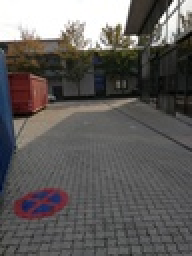
%> input picture images/bild2.jpg, 96 x 128 px, shrunk from 480 x 640 before the run, given in place of checkers.jpg, which was not available (shown 2 times larger)
$ octave FeatureExtraction.m   (GNU Octave 9; MATLAB toolbox functions it lacks are replaced by stand-ins)
%> lines starting %> are read from the running program, lines starting %| are printed output that depends on the picture; pictures that were not available may be replaced by others from this repository, and a replacement may not be noted
% Todo: Gaussian low-pass the image
clc;
workingDir = pwd;
cd(workingDir);

% Load images
fCheckers=imread('images\checkers.jpg');
%> fCheckers is the input picture: size 128x96x3 uint8; mean R, G, B 96.7, 93.7, 92
fHM=imread('images\bild1.jpg');
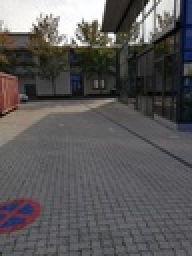
%> input picture images/bild1.jpg, 96 x 128 px, shrunk from 480 x 640 before the run (shown 2 times larger)
%> fHM is the input picture: size 128x96x3 uint8; mean R, G, B 91.1, 88.9, 89.4

%[cornersCheckers, imgCheckers] = harrisCorners(fCheckers, 1, 1, 0.24, 0.1, 1);
%figure, imshowpair(fCheckers, imgCheckers, 'montage');

[cornersHM, imgHM] = harrisCorners(fHM, 1, 1, 0.24, 0.001, 1);
figure, imshowpair(fHM, imgHM, 'montage');

function [corners, img] = harrisCorners(fRGB, filtSize, sigma, k, T, supFactor)
%> called with filtSize = 1, sigma = 1, k = 0.24, T = 0.001, supFactor = 1
%
% 'f'        :  RGB image to be analyzed
%
% 'filtSite' :  Determines the size of the filter used for the derivate
%               filter
%
% 'sigma'    :
%
% 'k'        :  Sensitivity of corner detector. Small k -> more corners
%               will be detected, large k -> less corners will be detected
%
% 'T'        :  Threshold value for corner detection
%
% 'supFactor":  Determines the size of the windows considered for maximum
%               suppression
%
% The function returns

    % Transform image to grayscale
    f=rgb2gray(fRGB);

    % 1. Compute x and y derivatives of image
    [dx,dy] = meshgrid(-filtSize:filtSize, -filtSize:filtSize);

    fx = conv2(f,dx,'same');
    fy = conv2(f,dy,'same');
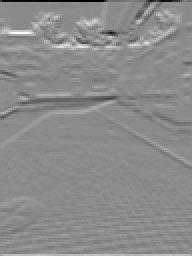
%> fy: size 128x96 double (shown 2 times larger); min -760, max 633, mean 2.1; drawn with min black and max white

    % 2. Compute products of derivatives at every pixel
    fx2 = fx.^2;
    fy2 = fy.^2;
    fxy = fx .* fy;
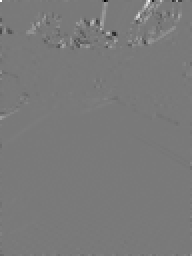
%> fxy: size 128x96 double (shown 2 times larger); min -197876, max 215760, mean 426.3; drawn with min black and max white

    % 3.  Compute the sums of the products of derivatives at each pixel
    weights = exp(-(dx.^2+dy.^2)/2*sigma);

    sumfx2 = conv2(fx2, weights, "same");
    sumfy2 = conv2(fy2, weights, "same");
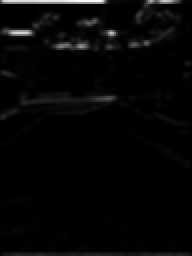
%> sumfy2: size 128x96 double (shown 2 times larger); min 8.37, max 1272539.5, mean 31507.7; drawn with min black and max white
    sumfxy = conv2(fxy, weights, "same");

    % 4. Define at each pixel the Matrix H
    [rows, cols] = size(fx2);
%> rows = 128; cols = 96
    R = zeros(rows, cols);

    fDetected = f;

    for pixel = 1:numel(fx2)
        H = [sumfx2(pixel) sumfxy(pixel); sumfxy(pixel) sumfy2(pixel)];

        % 5. Compute the reponse of the detector at each pixel
        r = det(H) - k * (trace(H))^2;

        % 6. Threshold on value of R
         if(r > T)
             [col, row]=ind2sub(size(fx2), pixel);
             R(pixel) = r;
             fDetected = insertMarker(fDetected, [row col]);
         end
    end
%> this loop made 12288 passes
%> (H, r) on passes 1 to 3: ([508312 217041.7; 217041.7 512578.6], -3.67e+10), ([904193 128247; 128247 310935.7], -8.97e+10), ([1059994.1 -4887.9; -4887.9 67.22], -2.7e+11)
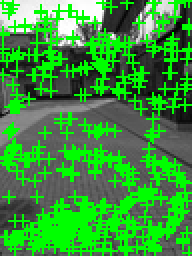
%> fDetected: size 128x96x3 uint8 (shown 2 times larger); mean R, G, B 59.1, 148.3, 59.1
%> after the loop, col = 127; row = 95

    % Test other threshold formulation
     T = T*max(R(:))
%> T = 5920992.7
    [rows, cols] = size(R);

    RThresholded = zeros(rows, cols);

    for row = 1:rows
        for col = 1:cols
            if R(row, col) > T
                RThresholded(row, col) = R(row, col);
            end
        end
     end

    % 7. Compute nonmax suppression
    [rows, cols] = size(RThresholded);

    for currentRow = 1:rows
        for currentCol = 1:cols
            % If found corner
            if(RThresholded(currentRow, currentCol) > 0)
                % checkArray = [(currentRow - supFactor):(currentRow + supFactor); (currentCol - supFactor):(currentCol + supFactor)];
                % Iterate through rows arround corners position
                for loopRow = (currentRow - supFactor):(currentRow + supFactor)
                    % Make sure to stay within arrays boundaries
                    if(loopRow < 1 || loopRow > rows)
                        % Skip if not
                        continue;
                    end
                    % Iterate through cols arround corners position
                    for loopCol = (currentCol - supFactor):(currentCol + supFactor)
                        % Make sure to stay within arrays boundaries
                        if(loopCol < 1 || loopCol > cols)
                            % Skip if not
                            continue;
                        end
                        if(RThresholded(currentRow, currentCol) < RThresholded(loopRow, loopCol))
                            RThresholded(currentRow, currentCol) = 0;
                        end
                    end
                end
            end
        end
    end
%> RThresholded: size 128x96 double; min 0, max 5.92e+09, mean 1910364.3

    fSuppressed = f;

    for pixel = 1:numel(RThresholded)
        if (RThresholded(pixel)>0)
            [col, row]=ind2sub(size(RThresholded), pixel);
            fSuppressed = insertMarker(fSuppressed, [row col]);
        end
    end
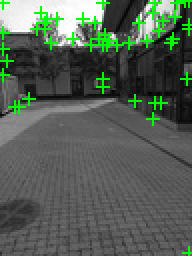
%> fSuppressed: size 128x96x3 uint8 (shown 2 times larger); mean R, G, B 84.7, 96.1, 84.7
%> `imshowpair(fHM, imgHM, 'montage')`:
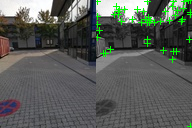
%> displayed picture: size 128x192x3, on the screen's scale of 0 to 255; mean R, G, B 87.9, 92.5, 87.1

    % Uncomment to visualize the difference between detected and finally accepted corners
    % montage([fRGB, fDetected, fSuppressed])

    corners = RThresholded;
    img = fSuppressed;
end
